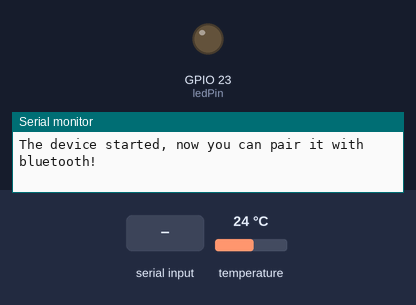
The sketch below on a simulated ESP32. On the bench: output pins drawn as LEDs (lit = HIGH), the last lines printed to the serial monitor. Inputs (shaded band) come from the test bench; at power-on: temperature 24 °C. Nothing arrives over Bluetooth unless stated.

Above: at 3.2 s.
3.3 s: "led_on\n" received over the second serial link
At 4.3 s:
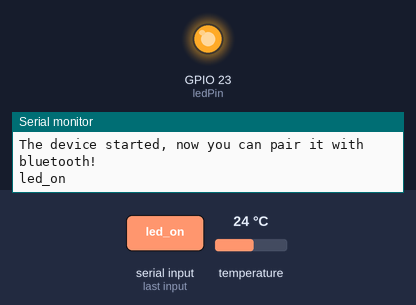
4.9 s: "led_off\n" received over the second serial link
At 6.0 s:
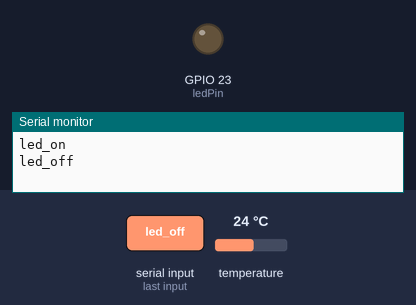
Timing chart, 0 to 7.9 s (numbered marks = the images above; inputs shaded):
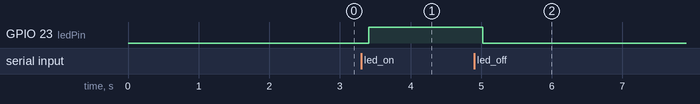

The sketch:

BlututXBmp.ino
```cpp
#include <Wire.h>
#include <Adafruit_Sensor.h>
#include <Adafruit_BMP280.h>
#include "BluetoothSerial.h"
#if !defined(CONFIG_BT_ENABLED) || !defined(CONFIG_BLUEDROID_ENABLED)
#error Bluetooth is not enabled! Please run `make menuconfig` to and enable it
#endif// Bluetooth Serial object
BluetoothSerial SerialBT;
//BMP280 object;
Adafruit_BMP280 bmp;//GPIO of LED
const int ledPin = 23;// Handle received and sent messages
String message = "";
char incomingChar;
String temperatureString = "";// Timer: auxiliar variables
unsigned long previousMillis = 0;    // Stores last time temperature was published
const long interval = 10000;         // interval at which to publish sensor readings
void setup() {
  Serial.begin(115200);
  pinMode(ledPin, OUTPUT);
  Serial.begin(115200);
  // Bluetooth device name
  SerialBT.begin("ESP32");
  Serial.println("The device started, now you can pair it with bluetooth!");

  if (!bmp.begin(0x76)) {
  Serial.println(F("Could not find a valid BMP280 sensor, check wiring!"));
  while (1);
  }
  delay(2000);
}void loop() {
 unsigned long currentMillis = millis();
  // Send temperature readings
  if (currentMillis - previousMillis >= interval){
    previousMillis = currentMillis;
    temperatureString = bmp.readTemperature();
    SerialBT.println(temperatureString);
  }
  // Read received messages (LED control command)
  if (SerialBT.available()){
    char incomingChar = SerialBT.read();
    if (incomingChar != '\n'){
      message += String(incomingChar);
    }
    else{
      message = "";
    }
    Serial.write(incomingChar);
  }
  // Check received message and control output accordingly
  if (message =="led_on"){
    digitalWrite(ledPin, HIGH);
  }
  else if (message =="led_off"){
    digitalWrite(ledPin, LOW);
  }
  delay(20);
}
```

Measured:
- after the input at 3.3 s, GPIO 23 (ledPin): LOW → HIGH after 0.11 s
- after the input at 4.9 s, GPIO 23 (ledPin): HIGH → LOW after 0.12 s
